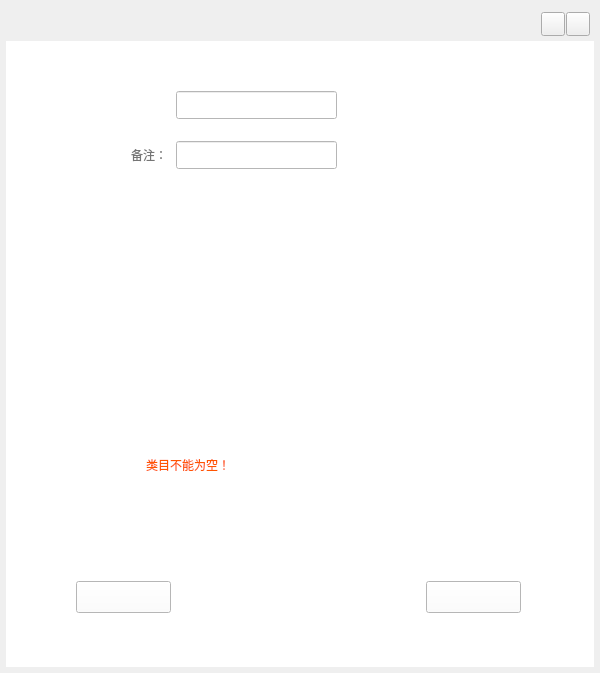
<?xml version="1.0" encoding="UTF-8"?>
<ui version="4.0">
 <class>Common2ParamWidget</class>
 <widget class="QWidget" name="Common2ParamWidget">
  <property name="geometry">
   <rect>
    <x>0</x>
    <y>0</y>
    <width>600</width>
    <height>673</height>
   </rect>
  </property>
  <property name="minimumSize">
   <size>
    <width>600</width>
    <height>673</height>
   </size>
  </property>
  <property name="maximumSize">
   <size>
    <width>600</width>
    <height>700</height>
   </size>
  </property>
  <property name="windowTitle">
   <string>Form</string>
  </property>
  <property name="windowIcon">
   <iconset>
    <normaloff>Resources/test.png</normaloff>Resources/test.png</iconset>
  </property>
  <layout class="QVBoxLayout" name="verticalLayout">
   <property name="spacing">
    <number>0</number>
   </property>
   <property name="leftMargin">
    <number>6</number>
   </property>
   <property name="topMargin">
    <number>6</number>
   </property>
   <property name="rightMargin">
    <number>6</number>
   </property>
   <property name="bottomMargin">
    <number>6</number>
   </property>
   <item>
    <widget class="QWidget" name="pop_widget_title" native="true">
     <property name="minimumSize">
      <size>
       <width>0</width>
       <height>35</height>
      </size>
     </property>
     <property name="maximumSize">
      <size>
       <width>16777214</width>
       <height>35</height>
      </size>
     </property>
     <widget class="QPushButton" name="pop_close_btn">
      <property name="geometry">
       <rect>
        <x>560</x>
        <y>6</y>
        <width>24</width>
        <height>24</height>
       </rect>
      </property>
      <property name="text">
       <string/>
      </property>
     </widget>
     <widget class="QPushButton" name="pop_min_btn">
      <property name="geometry">
       <rect>
        <x>535</x>
        <y>6</y>
        <width>24</width>
        <height>24</height>
       </rect>
      </property>
      <property name="text">
       <string/>
      </property>
     </widget>
     <widget class="QLabel" name="title_lab">
      <property name="geometry">
       <rect>
        <x>10</x>
        <y>3</y>
        <width>151</width>
        <height>28</height>
       </rect>
      </property>
      <property name="styleSheet">
       <string notr="true">font: 75 12pt &quot;微软雅黑&quot;;
color: rgb(0, 200, 255);</string>
      </property>
      <property name="text">
       <string/>
      </property>
     </widget>
    </widget>
   </item>
   <item>
    <widget class="QWidget" name="widget" native="true">
     <property name="styleSheet">
      <string notr="true">background-color: rgb(255, 255, 255);</string>
     </property>
     <widget class="QPushButton" name="pop_cancle_btn">
      <property name="geometry">
       <rect>
        <x>70</x>
        <y>540</y>
        <width>95</width>
        <height>32</height>
       </rect>
      </property>
      <property name="text">
       <string/>
      </property>
     </widget>
     <widget class="QPushButton" name="pop_commit_btn">
      <property name="geometry">
       <rect>
        <x>420</x>
        <y>540</y>
        <width>95</width>
        <height>32</height>
       </rect>
      </property>
      <property name="text">
       <string/>
      </property>
     </widget>
     <widget class="QLabel" name="tagName_lab">
      <property name="geometry">
       <rect>
        <x>80</x>
        <y>50</y>
        <width>81</width>
        <height>28</height>
       </rect>
      </property>
      <property name="styleSheet">
       <string notr="true">color: rgb(117, 117, 117);
font: 75 12pt &quot;微软雅黑&quot;;</string>
      </property>
      <property name="text">
       <string/>
      </property>
      <property name="alignment">
       <set>Qt::AlignRight|Qt::AlignTrailing|Qt::AlignVCenter</set>
      </property>
     </widget>
     <widget class="QLineEdit" name="tag_name_Edit">
      <property name="geometry">
       <rect>
        <x>170</x>
        <y>50</y>
        <width>161</width>
        <height>28</height>
       </rect>
      </property>
     </widget>
     <widget class="QLineEdit" name="remake_Edit">
      <property name="geometry">
       <rect>
        <x>170</x>
        <y>100</y>
        <width>161</width>
        <height>28</height>
       </rect>
      </property>
     </widget>
     <widget class="QLabel" name="remake_lab">
      <property name="geometry">
       <rect>
        <x>80</x>
        <y>100</y>
        <width>81</width>
        <height>28</height>
       </rect>
      </property>
      <property name="styleSheet">
       <string notr="true">color: rgb(117, 117, 117);
font: 75 12pt &quot;微软雅黑&quot;;</string>
      </property>
      <property name="text">
       <string>备注：</string>
      </property>
      <property name="alignment">
       <set>Qt::AlignRight|Qt::AlignTrailing|Qt::AlignVCenter</set>
      </property>
     </widget>
     <widget class="QLabel" name="error_lab">
      <property name="geometry">
       <rect>
        <x>140</x>
        <y>410</y>
        <width>381</width>
        <height>28</height>
       </rect>
      </property>
      <property name="styleSheet">
       <string notr="true">font: 75 12pt &quot;微软雅黑&quot;;
color: rgb(255, 85, 0);</string>
      </property>
      <property name="text">
       <string>类目不能为空！</string>
      </property>
     </widget>
    </widget>
   </item>
  </layout>
 </widget>
 <resources/>
 <connections/>
</ui>
